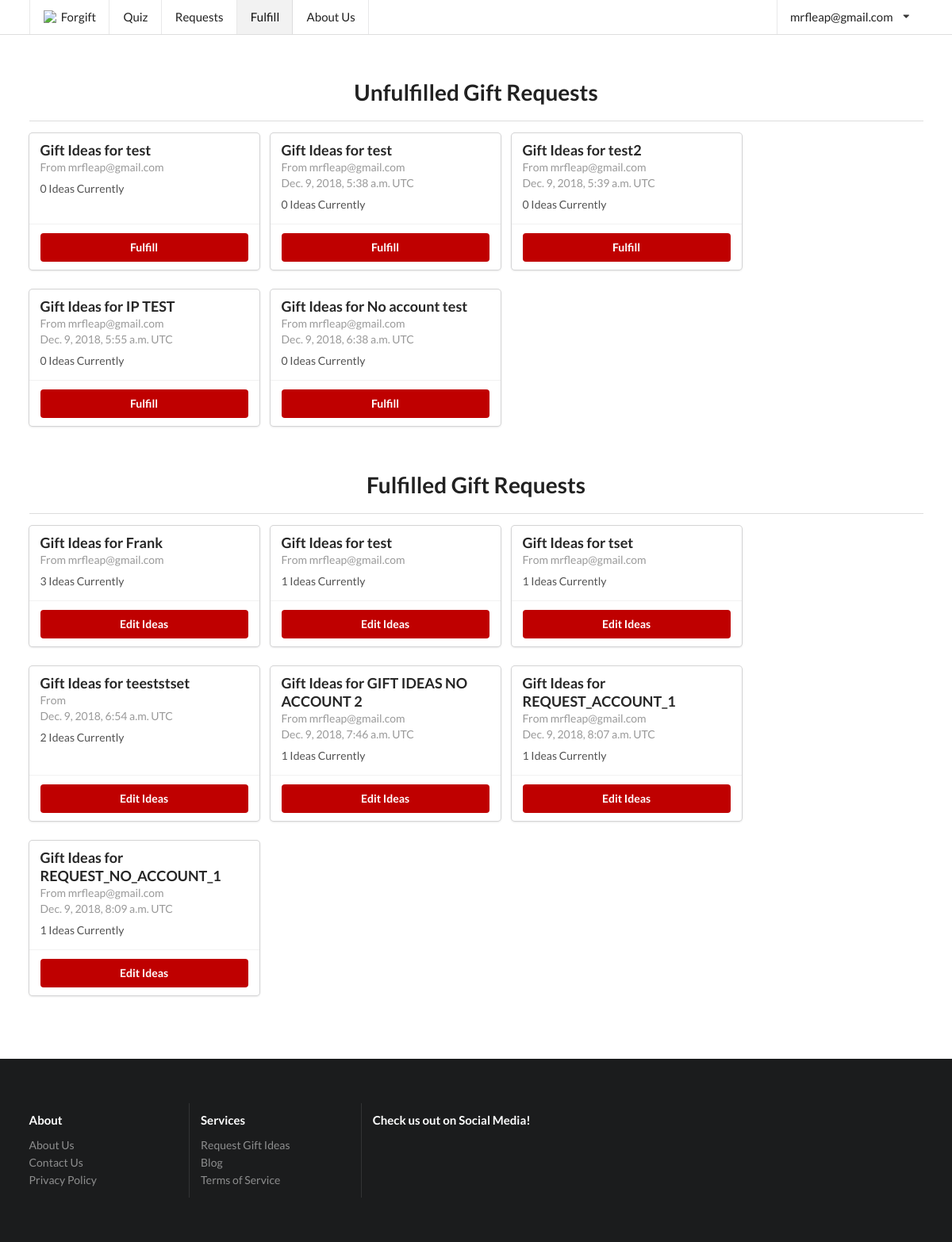
The app's page /fulfill/ (signed in), older data.
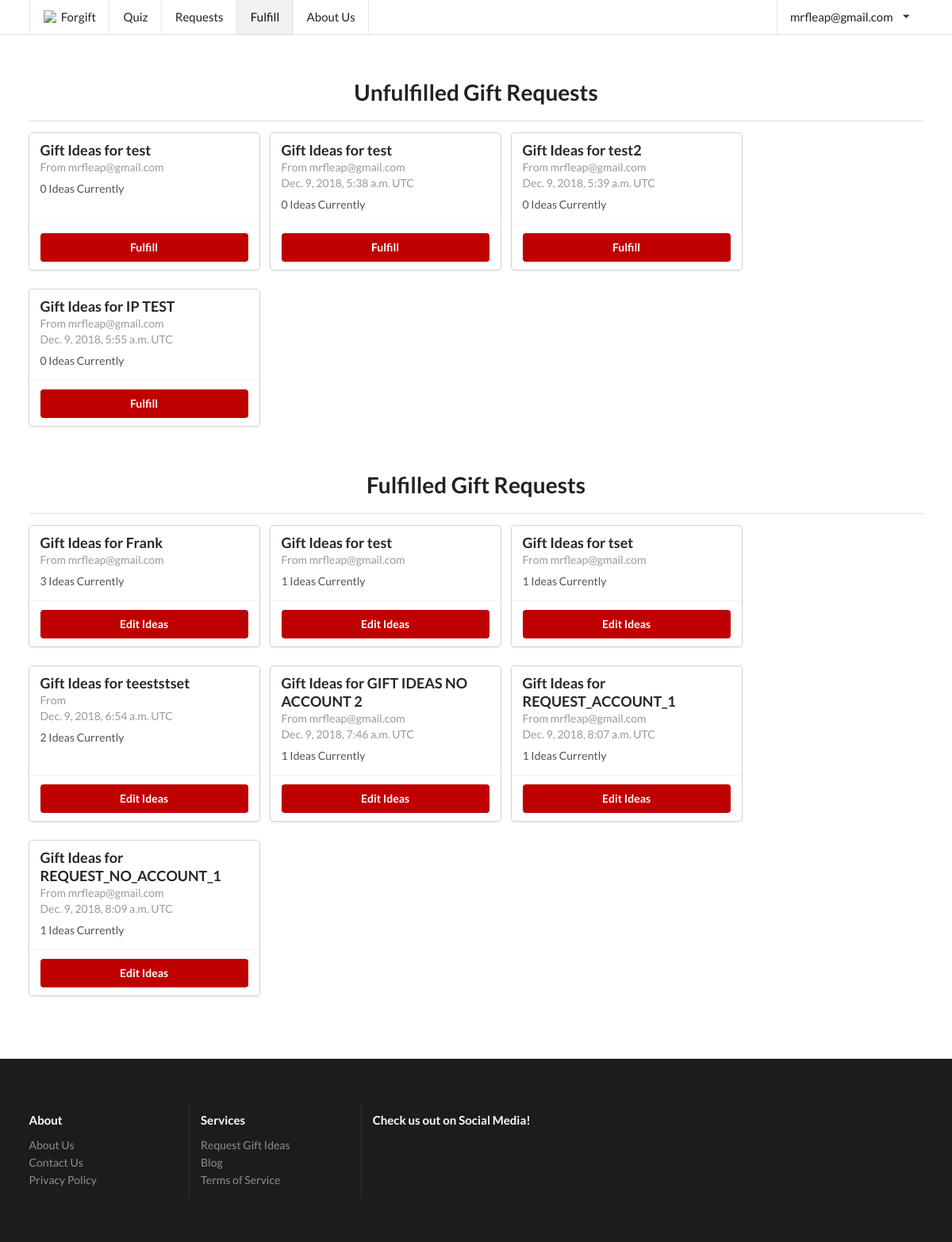
The same page, newer data.
### forgyftapp/models.py (models this page shows, shortened)
class Slug(OnCreate, models.Model):
	_slug = models.SlugField(max_length=7, blank=True)
	class Meta:
		abstract = True

class User(AbstractUser, Slug):
	email_confirmed = models.BooleanField(default=False)

class GifteeProfile(Slug):
	name = models.TextField(max_length=150)
	gender = models.CharField(max_length=80, choices=gender.GENDER_CHOICES)
	age = models.IntegerField()
	relationship = models.TextField(max_length=6000)
	price_upper = models.IntegerField()
	interests = models.TextField(max_length=6000)
	existing_related_items = models.TextField(max_length=6000)
	extra_info = models.TextField(max_length=6000, blank=True, null=True)
	occasion = models.TextField(max_length=6000)
	published = models.BooleanField(default=False)
	emailed_about_publish = models.BooleanField(default=False)
	user = models.ForeignKey(User, on_delete=models.CASCADE, null=True)
	email = models.EmailField(null=True)
	feedback = models.OneToOneField(GiftFeedback, on_delete=models.SET_NULL, null=True)
	created = models.DateTimeField(editable=False, null=True, blank=True)
	ip_address = models.GenericIPAddressField(null=True, default=None)
	_location = models.TextField(null=True, default=None, blank=True)

class OnCreate:
	def onCreate(self):
		pass

class GiftIdea(models.Model, OnCreate):
	idea = models.TextField()
	link = models.URLField(max_length=2400)
	image = models.URLField(max_length=2400, blank=True, null=True)
	explanation = models.TextField()
	published = models.BooleanField(default=False)
	giftee_profile = models.ForeignKey(GifteeProfile, related_name="ideas", on_delete=models.CASCADE)
	clicks = models.IntegerField(default=0)

### forgyftapp/views/basic_views.py (the view)
# urls.py: url(r'^fulfill/?$', basic_views.fulfill, name='fulfill'),
@staff_member_required
def fulfill(request, profile=None):
	if profile:
		giftee_profile = get_object_or_404(GifteeProfile, pk=profile)
		if request.method == "POST":
			gift_ideas = GiftIdeaFormSet(request.POST, instance=giftee_profile)
			i = 0
			for form in gift_ideas:
				if len(form.changed_data) == 1 and form.changed_data[0] == "published":
					form.changed_data = []
				i += 1
			if gift_ideas.is_valid():
				gift_ideas.save()
				published = False
				for form in gift_ideas:
					if len(gift_ideas.forms[0].cleaned_data) > 0 and gift_ideas.forms[0].cleaned_data["published"]:
						published = True
				if published:
					giftee_profile.submit(request)
				else:
					giftee_profile.unsubmit()
				return redirect("forgyftapp:fulfill", profile=profile)
		else:
			gift_ideas = GiftIdeaFormSet(instance=giftee_profile)
		published = giftee_profile.published or (hasattr(gift_ideas.forms[0], "cleaned_data") and gift_ideas.forms[0].cleaned_data["published"])
		return render(request, "fulfill.html", {"giftee_profile": giftee_profile, "gift_ideas": gift_ideas,
		                                        "page": "fulfill", "published": published})
	else:
		giftee_profiles_unpublished = GifteeProfile.objects.filter(published=False).order_by('created')
		giftee_profile_published = GifteeProfile.objects.filter(published=True).order_by('created')
		return render(request, "fulfill.html", {"giftee_profiles_unpublished": giftee_profiles_unpublished,
		                                        "page": "fulfill", "giftee_profile_published": giftee_profile_published})

### forgyftapp/templates/fulfill.html (shortened to what this page needs)
{% extends "base/base.html" %}
{% block content %}
<div class="ui main container" style="padding-bottom: 48px">
    {% if gift_ideas %}
    <h1 style="text-align: center; padding-bottom: 4px">Enter Gift Ideas
        for {{ giftee_profile.name }} by {{ giftee_profile.user.first_name }}'s request</h1>
    <div>
        <form action="" method="post" id="ideaForm">{% csrf_token %}
            {{ form.as_p }}
            <table class="ui table" style="margin-top: 0">
                {{ gift_ideas.management_form }}
                {% for form in gift_ideas.forms %}
                {% if forloop.first %}
                    <thead>
                    <tr>
                        {% for field in form.visible_fields %}
                            <th>{{ field.label|capfirst }}</th>
                        {% endfor %}
                    </tr>
                    </thead>
                {% endif %}
                <tbody>
                <tr class="{% cycle row1 row2 %} formset_row">
                    {% for field in form.visible_fields %}
                    <td>
                        {% if forloop.first %}
                            {% if form.instance.pk %}{{ form.DELETE }}{% endif %}
                            {% for hidden in form.hidden_fields %}
                                {{ hidden }}
                            {% endfor %}
                        {% endif %}
                        {% if field.errors %}
                            <div class="ui list">
                                {% for error in field.errors %}
                                    <div class="item">
                                        <div class="ui negative message">
                                            <p>
                                                {{ error }}
                                            </p>
                                        </div>
                                    </div>
                                {% endfor %}
                            </div>
                        {% endif %}
                        {% if "textarea" in field.field.widget.template_name %}
                        <div class="field">
                            {% if field.help_text %}
                            <label style="font-weight: 100; font-size: 13px; display: inline">
                                -
                                {% autoescape off %}
                                {{ field.help_text }}
                                {% endautoescape %}
                            </label>
                            {% endif %}
                            <textarea rows="{{ field.field.widget.attrs.rows }}" name="{{ field.html_name }}"
                                      id="{{ field.id_for_label }}"
                                      style="width: 100%">{% if field.value %}{{ field.value }}{% endif %}</textarea>
                        </div>
                        {% elif field.field.widget.input_type == "checkbox" and field.label != "Delete" %}
                        <div class="inline field">
                            <div class="ui toggle checkbox">
                                <input {% if field.value == True %}checked{% endif %}
                                       type="checkbox" tabindex="0" class="hidden toggle"
                                       style="display: inline"
                                       name="{{ field.html_name }}"
                                       id="{{ field.id_for_label }}">
                                {% if field.help_text %}
                                <p style="font-weight: 100; display: inline"> -
                                    {% autoescape off %}
                                    {{ field.help_text }}{% endautoescape %}</p>
                                {% endif %}
                            </div>
                        </div>
                        {% else %}
                        {% if field.label != "Delete" %}
                        <div class="field">
                            {% if field.help_text %}
                            <label style="font-weight: 100; font-size: 13px; display: inline">
                                {% autoescape off %}
                                - {{ field.help_text }}
                                {% endautoescape %}
                            </label>
                            {% endif %}
                            <div class="ui input" style="width: 100%">{{ field }}</div>
                        </div>
                        {% endif %}
                        {% endif %}
                    </td>
                    {% endfor %}
                </tr>
                </tbody>
                {% endfor %}
            </table>
            <div class="ui one column stackable center aligned page grid">
                <div class="column sixteen wide">
                    <div class="ui fluid buttons">
                        <input class="ui positive button" type="submit" value="Save"/>
                        <div class="or"></div>
                        <a class="ui negative button" href="{% url 'forgyftapp:fulfill' %}">Back</a>
                    </div>
                    <a class="ui button" href="{{ giftee_profile.admin_url }}" style="margin-top: 8px">
                        View on Admin Site
                    </a>
                </div>
            </div>
        </form>
    </div>
    {% if giftee_profile.ideas and giftee_profile.emailed_about_publish %}
        <div style="padding-top: 16px">
            <div class="ui container segment" style="width: 100%">
                <h3 class="ui header">Link Click Analytics</h3>
                <table class="ui celled table">
                    <thead>
                    <tr>
                        <th>Idea</th>
                        <th>Idea Link</th>
                        <th>Clicks</th>
                    </tr>
                    </thead>
                    <tbody>
                    {% for idea in giftee_profile.ideas.all %}
                        <tr>
                            <td><a href="{{ idea.link }}">{{ idea.idea }}</a></td>
                            <td>{{ idea.explanation }}</td>
                            <td>{{ idea.clicks }}</td>
                        </tr>
                    {% endfor %}
                    </tbody>
                </table>
            </div>
        </div>
    {% endif %}
    {% if giftee_profile.feedback %}
        <div style="padding-top: 16px">
            <div class="ui container segment" style="width: 100%">
                <h3 class="ui header">Gift Ideas Feedback</h3>
                <div class="ui dividing sub header">Rating</div>
                <p>{{ giftee_profile.feedback.rating }}/5</p>
                <div class="ui dividing sub header">Feedback</div>
                <p>{{ giftee_profile.feedback.feedback }}</p>
                <div class="ui dividing sub header">Purchased</div>
                <p>{{ giftee_profile.feedback.bought|yesno:"Purchased,Not Purchased" }}</p>
            </div>
        </div>
    {% endif %}
    <div class="ui basic segment" style="width: 100%; padding-right: 0; padding-left: 0">
        {% include "base/giftee_profile.html" with no_close=True %}
	    {% if giftee_profile.ip_address %}
			    <div class="ui dividing sub header">IP Address</div>
			    <p>{{ giftee_profile.ip_address }}</p>
		        <div class="ui dividing sub header">Location</div>
		        <p>{{ giftee_profile.location }}</p>
	    {% endif %}
        </div></div>
    </div>
	<div class="ui styled accordion" style="width: 100%;">
		<div class="active title">
			<i class="dropdown icon"></i>
			Giftee Profile Account Status
		</div>
		<div class="active content">
			<div class="ui dividing sub header">Linked to Account</div>
			<p>
				{% if giftee_profile.has_user %}
					Linked to account: {{ giftee_profile.user }}
				{% else %}
					Linked to email: {{ giftee_profile.email }}
				{% endif %}
			</p>
			</div>
		</div>
    {% else %}
    <h1 style="text-align: center; padding-bottom: 4px">Unfulfilled Gift Requests</h1>
    <div class="ui divider"></div>
    <div style="margin-left:auto;margin-right:auto;">
        <div {% if giftee_profiles_unpublished %}class="ui cards"{% endif %}>
            {% for giftee_profile in giftee_profiles_unpublished %}
                <div class="u card">
                    <div class="content">
                        <div class="header">
                            Gift Ideas for {{ giftee_profile.name }}
                        </div>
                        <div class="meta">
                            From {{ giftee_profile.user.email }}
	                        {% if giftee_profile.created %}<br>{{ giftee_profile.created }} UTC{% endif %}
                        </div>
                        <div class="description">
                            {{ giftee_profile.ideas.get_queryset|length }} Ideas Currently
                        </div>
                    </div>
                    <div class="extra content">
                        <div class="ui two buttons">
                            <a class="ui primary button"
                               href="{% url "forgyftapp:fulfill" profile=giftee_profile.pk %}">Fulfill</a>
                        </div>
                    </div>
                </div>
                {% empty %}
                <div class="ui disabled header" style="text-align: center; width: 100%; margin-top: 32px;">There
                    are currently no unfulfilled gift requests.
                </div>
            {% endfor %}
        </div>
    </div>
    <h1 style="text-align: center; padding-bottom: 4px; padding-top: 32px">Fulfilled Gift Requests</h1>
    <div class="ui divider"></div>
    <div style="margin-left:auto;margin-right:auto;">
        <div class="ui cards">
            {% for giftee_profile in giftee_profile_published %}
                <div class="ui card">
                    <div class="content">
                        <div class="header">
                            Gift Ideas for {{ giftee_profile.name }}
                        </div>
                        <div class="meta">
                            From {{ giftee_profile.user.email }}
	                        {% if giftee_profile.created %}<br>{{ giftee_profile.created }} UTC{% endif %}
                        </div>
                        <div class="description">
                            {{ giftee_profile.ideas.get_queryset|length }} Ideas Currently
                        </div>
                    </div>
                    <div class="extra content">
                        <div class="ui two buttons">
                            <a class="ui primary button"
                               href="{% url "forgyftapp:fulfill" profile=giftee_profile.pk %}">Edit Ideas</a>
                        </div>
                    </div>
                </div>
                {% empty %}
                <div class="ui disabled header" style="text-align: center; width: 100%; margin-top: 32px;">There
                    are currently no fulfilled gift requests.
                </div>
            {% endfor %}
        </div>
    </div>
    {% endif %}
</div>
<script src="{% load static %}{% static "semantic/components/checkbox.min.js" %}"></script>
<script src="{% load static %}{% static "jquery.formset.js" %}"></script>
{% endblock %}

### forgyftapp/templates/base/navbar.html (shortened to what this page needs)
<a class="{% if page == "home" %}active {% endif %}item" href="{% url "forgyftapp:index" %}">
{% if not pointing %}
	<img class="logo" src="{% load static %}{% static "favicon/favicon-32x32.png" %}"
	     style="width: 18px; margin-right: 4px"> Forgift </a>
{% else %}
	Home
{% endif %}
</a>
<a class="{% if page == "quiz" %}active {% endif %}item" href="{% url "forgyftapp:gift_form" %}">Quiz</a>
{% if request.user.is_authenticated %}
	<a class="{% if page == "request" %}active {% endif %}item" href="{% url "forgyftapp:request" %}">Requests</a>
{% endif %}
{% if user.is_staff %}
	<a class="{% if page == "fulfill" %}active {% endif %}item" href="{% url "forgyftapp:fulfill" %}">Fulfill</a>
{% endif %}
<a class="{% if page == "about" %}active {% endif %}item" href="{% url "forgyftapp:about" %}">About Us</a>
<div class="right menu">
	{% if not request.user.is_authenticated %}
		<div class="item button">
			<a class="ui button" href="{% url "forgyftapp:login" %}">Login</a>
		</div>
		<div class="item button">
			<a class="ui primary button" href="{% url "forgyftapp:signup" %}">Sign up</a>
		</div>
	{% else %}
		<div class="ui simple dropdown item">
			{{ request.user.email }}
			<i class="dropdown icon"></i>
		</div>
	{% endif %}
</div>

Row changes from the older to the newer data that the page shows:
removed GifteeProfile: name "No account test", user.email "mrfleap@gmail.com", created "Dec. 9, 2018, 6:38 a.m.", ideas.get_queryset|length "0", shown under "Unfulfilled Gift Requests"
